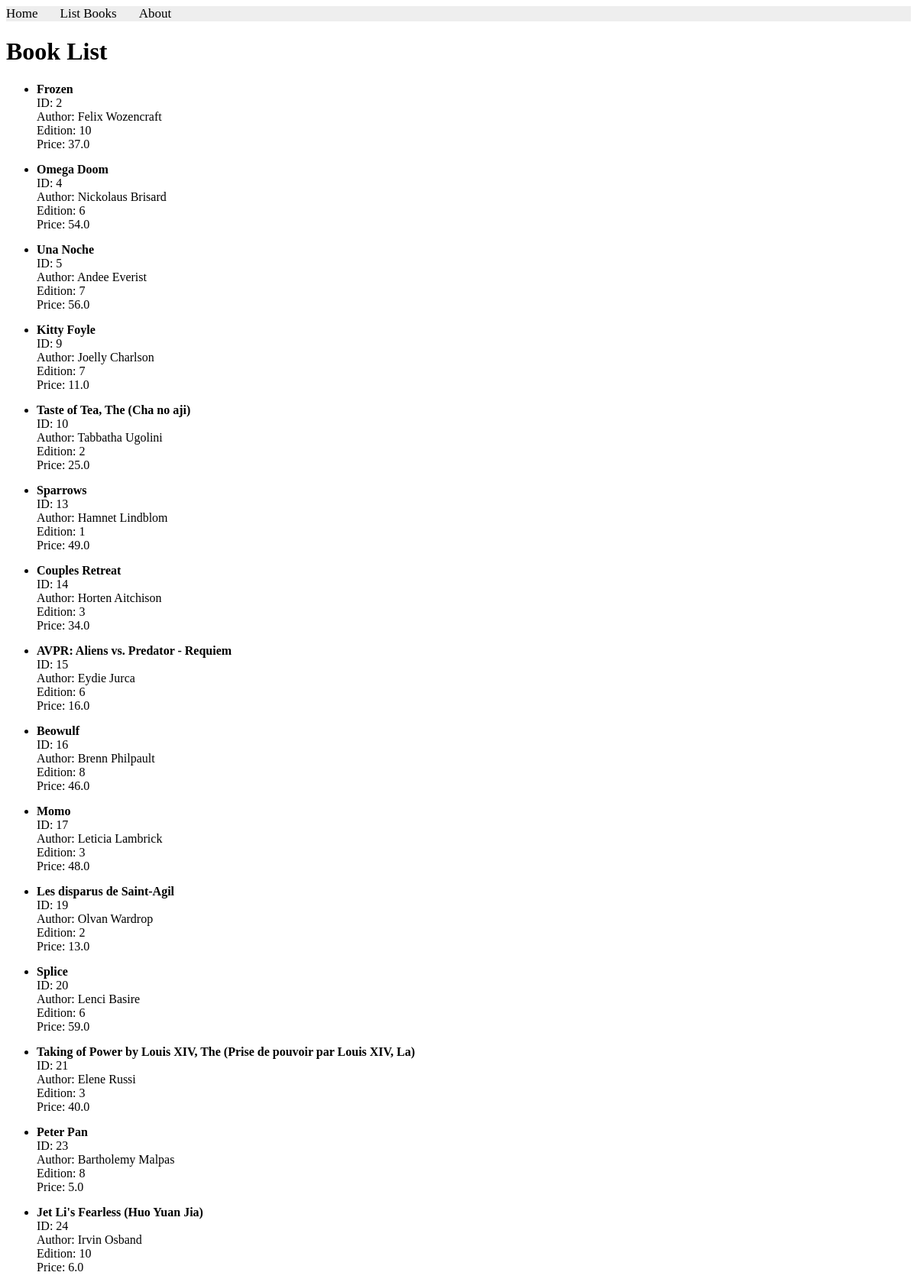
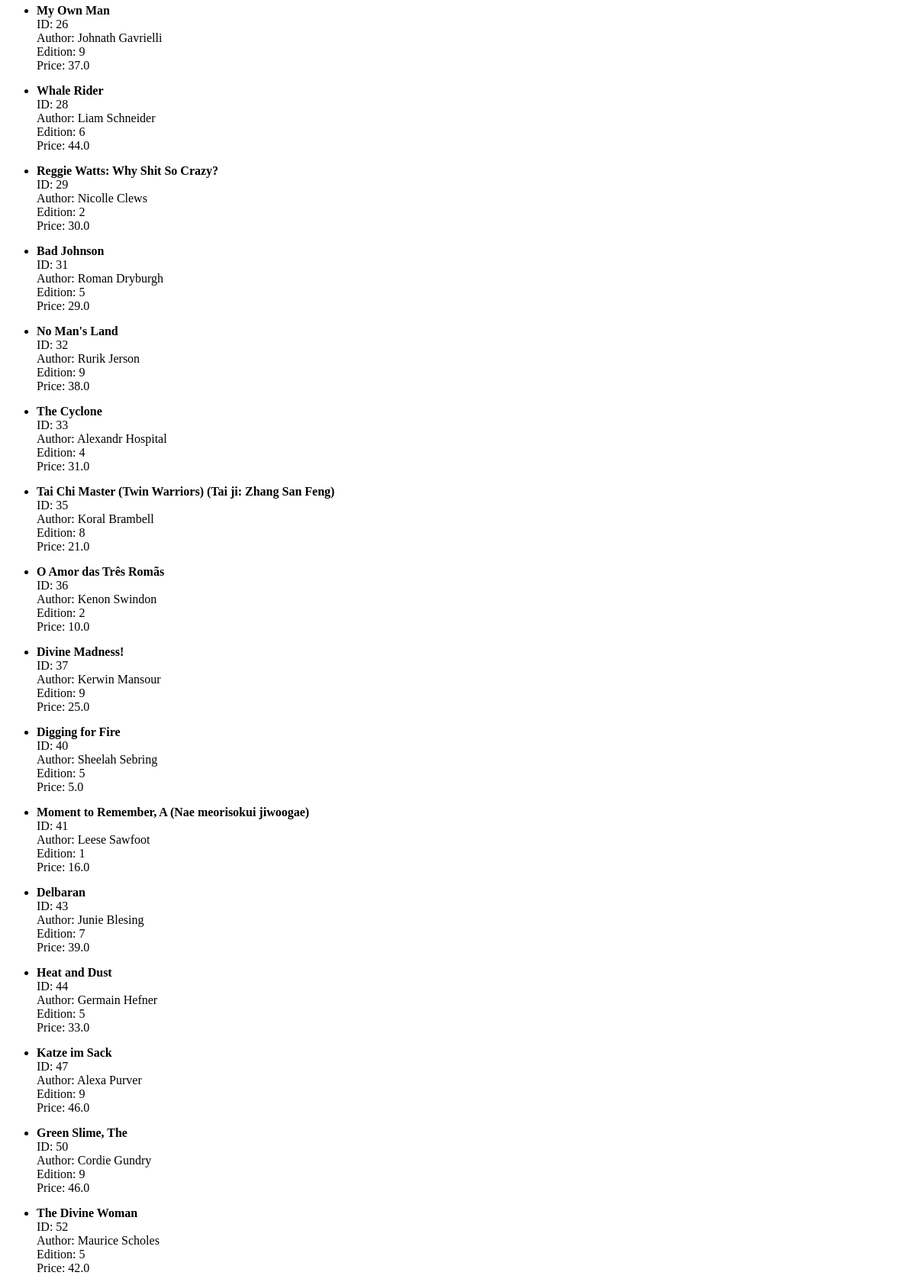
The page /books/lab8/task1 (upper part) on the database its author committed (2 pictures, top to bottom).
### apps/bookmodule/models.py (models this page shows)
class Book(models.Model):
    title = models.CharField(max_length = 50)
    author = models.CharField(max_length = 50)
    price = models.FloatField(default = 0.0)
    edition = models.SmallIntegerField(default = 1)

### apps/bookmodule/views.py (the view)
# urls.py: path('lab8/task1', views.task1),
def task1(request):
    books = Book.objects.filter(Q(price__lte = 60))
    return render(request, 'bookmodule/bookList.html', {'books':books})

### apps/templates/bookmodule/bookList.html (shortened to what this page needs)
{% extends "bookmodule/layouts/base.html" %}
{% block content %}
<h1>Book List</h1>
    {% if books %}
        <ul>
            {% for book in books %}
                <li>
                    <strong>{{ book.title }}</strong><br>
                    ID: {{ book.id }}<br>
                    Author: {{ book.author }}<br>
                    Edition: {{ book.edition }}<br>
                    Price: {{ book.price }}<br>
                </li>
            {% endfor %}
        </ul>
    {% else %}
        <p>No books found matching your criteria.</p>
    {% endif %}
{% endblock content %}

### rows shown on the page
Book: title "Frozen", id "2", author "Felix Wozencraft", edition "10", price "37.0"
Book: title "Omega Doom", id "4", author "Nickolaus Brisard", edition "6", price "54.0"
Book: title "Una Noche", id "5", author "Andee Everist", edition "7", price "56.0"
Book: title "Kitty Foyle", id "9", author "Joelly Charlson", edition "7", price "11.0"
Book: title "Taste of Tea, The (Cha no aji)", id "10", author "Tabbatha Ugolini", edition "2", price "25.0"
Book: title "Sparrows", id "13", author "Hamnet Lindblom", edition "1", price "49.0"
Book: title "Couples Retreat", id "14", author "Horten Aitchison", edition "3", price "34.0"
Book: title "AVPR: Aliens vs. Predator - Requiem", id "15", author "Eydie Jurca", edition "6", price "16.0"
Book: title "Beowulf", id "16", author "Brenn Philpault", edition "8", price "46.0"
Book: title "Momo", id "17", author "Leticia Lambrick", edition "3", price "48.0"
Book: title "Les disparus de Saint-Agil", id "19", author "Olvan Wardrop", edition "2", price "13.0"
Book: title "Splice", id "20", author "Lenci Basire", edition "6", price "59.0"
Book: title "Taking of Power by Louis XIV, The (Prise de pouvoir par Louis XIV, La)", id "21", author "Elene Russi", edition "3", price "40.0"
Book: title "Peter Pan", id "23", author "Bartholemy Malpas", edition "8", price "5.0"
Book: title "Jet Li's Fearless (Huo Yuan Jia)", id "24", author "Irvin Osband", edition "10", price "6.0"
Book: title "My Own Man", id "26", author "Johnath Gavrielli", edition "9", price "37.0"
Book: title "Whale Rider", id "28", author "Liam Schneider", edition "6", price "44.0"
Book: title "Reggie Watts: Why Shit So Crazy?", id "29", author "Nicolle Clews", edition "2", price "30.0"
Book: title "Bad Johnson", id "31", author "Roman Dryburgh", edition "5", price "29.0"
Book: title "No Man's Land", id "32", author "Rurik Jerson", edition "9", price "38.0"
Book: title "The Cyclone", id "33", author "Alexandr Hospital", edition "4", price "31.0"
Book: title "Tai Chi Master (Twin Warriors) (Tai ji: Zhang San Feng)", id "35", author "Koral Brambell", edition "8", price "21.0"
Book: title "O Amor das Três Romãs", id "36", author "Kenon Swindon", edition "2", price "10.0"
Book: title "Divine Madness!", id "37", author "Kerwin Mansour", edition "9", price "25.0"
Book: title "Digging for Fire", id "40", author "Sheelah Sebring", edition "5", price "5.0"
Book: title "Moment to Remember, A (Nae meorisokui jiwoogae)", id "41", author "Leese Sawfoot", edition "1", price "16.0"
Book: title "Delbaran", id "43", author "Junie Blesing", edition "7", price "39.0"
Book: title "Heat and Dust", id "44", author "Germain Hefner", edition "5", price "33.0"
Book: title "Katze im Sack", id "47", author "Alexa Purver", edition "9", price "46.0"
Book: title "Green Slime, The", id "50", author "Cordie Gundry", edition "9", price "46.0"
Book: title "The Divine Woman", id "52", author "Maurice Scholes", edition "5", price "42.0"
